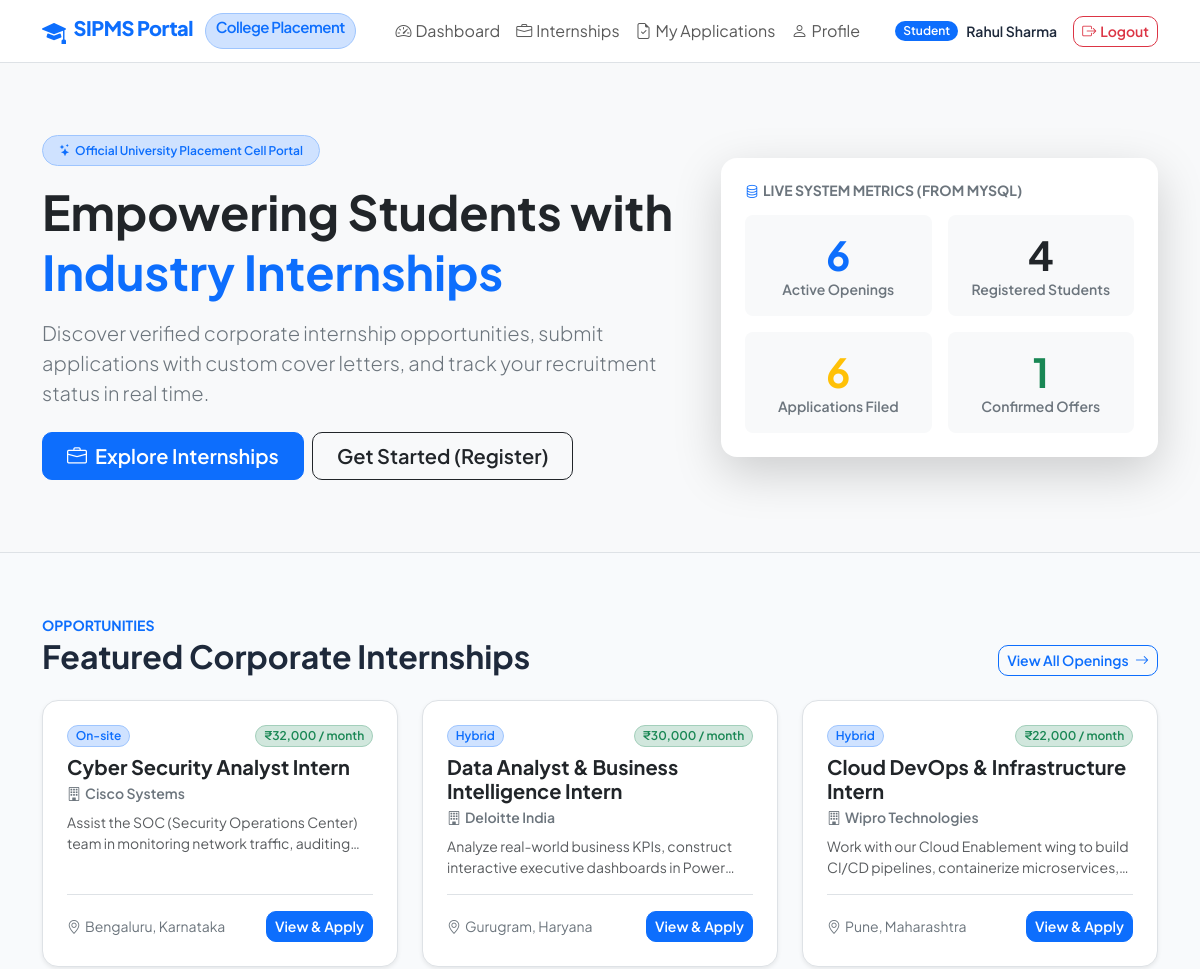
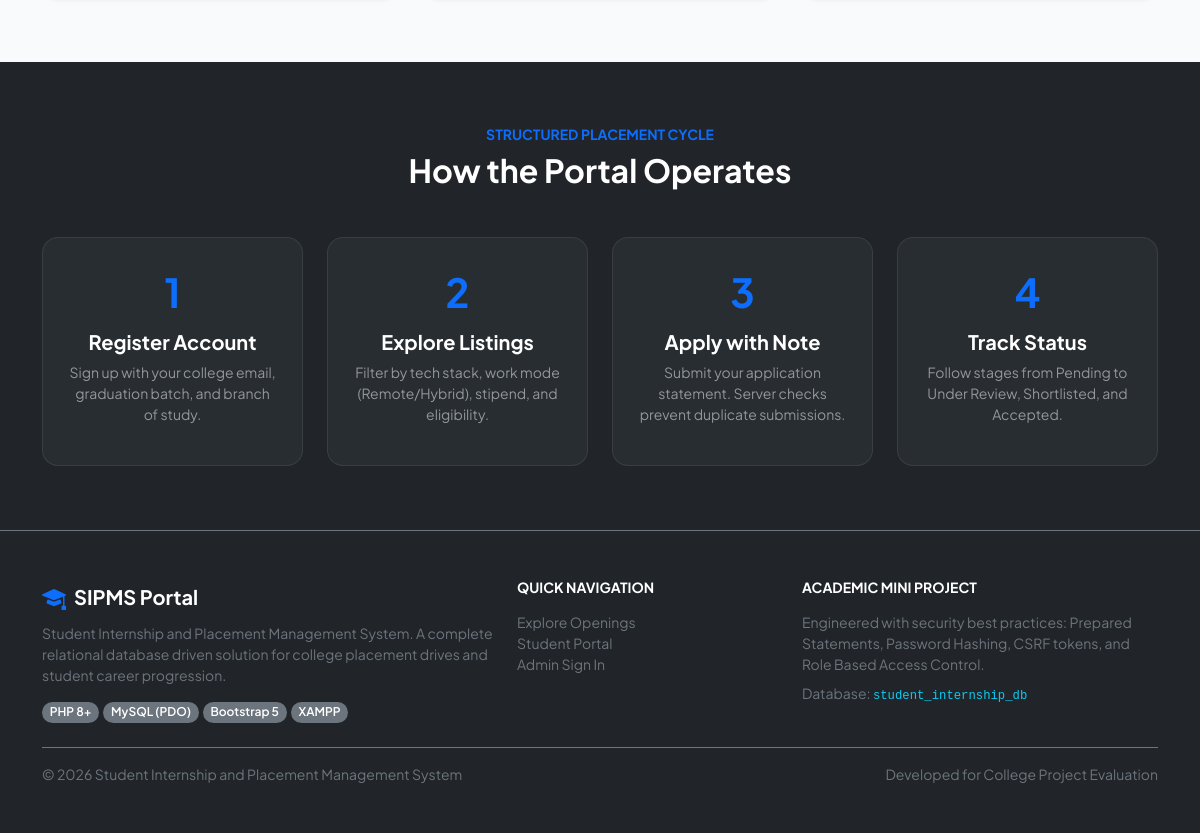
Screenshot of /student-internship-management/index.php (signed in) with the database file from the repository (2 pictures, top to bottom).
### tables this page shows
CREATE TABLE `internships` (
  `id` INT UNSIGNED NOT NULL AUTO_INCREMENT,
  `title` VARCHAR(200) NOT NULL,
  `company_name` VARCHAR(150) NOT NULL,
  `description` TEXT NOT NULL,
  `required_skills` VARCHAR(255) NOT NULL,
  `eligibility` VARCHAR(255) NOT NULL,
  `location` VARCHAR(150) NOT NULL,
  `work_mode` ENUM('Remote', 'Hybrid', 'On-site') NOT NULL DEFAULT 'On-site',
  `duration` VARCHAR(100) NOT NULL,
  `stipend` VARCHAR(100) NOT NULL,
  `available_positions` INT NOT NULL DEFAULT 1,
  `application_deadline` DATE NOT NULL,
  `status` ENUM('Active', 'Closed') NOT NULL DEFAULT 'Active',
  `created_by` INT UNSIGNED NOT NULL,
  `created_at` TIMESTAMP NOT NULL DEFAULT CURRENT_TIMESTAMP,
  `updated_at` TIMESTAMP NOT NULL DEFAULT CURRENT_TIMESTAMP ON UPDATE CURRENT_TIMESTAMP,
  PRIMARY KEY (`id`),
  KEY `idx_internships_status` (`status`),
  KEY `idx_internships_deadline` (`application_deadline`),
  KEY `idx_internships_created_by` (`created_by`),
  CONSTRAINT `fk_internships_created_by` 
    FOREIGN KEY (`created_by`) REFERENCES `users` (`id`) 
    ON DELETE RESTRICT ON UPDATE CASCADE
);

### student-internship-management/includes/functions.php (called while the page is built, shortened)
<?php
function e(?string $str): string
{
    return htmlspecialchars((string)$str, ENT_QUOTES, 'UTF-8');
}

### student-internship-management/index.php (the view, shortened to what this page needs)
<?php
require_once __DIR__ . '/includes/functions.php';
$pdo = Database::getConnection();
$stmtStudents = $pdo->query("SELECT COUNT(*) AS total FROM users WHERE role = 'student'");
$totalStudents = (int)($stmtStudents->fetch()['total'] ?? 0);
$stmtInternships = $pdo->query("SELECT COUNT(*) AS total FROM internships WHERE status = 'Active'");
$activeInternships = (int)($stmtInternships->fetch()['total'] ?? 0);
$stmtApplications = $pdo->query("SELECT COUNT(*) AS total FROM applications");
$totalApplications = (int)($stmtApplications->fetch()['total'] ?? 0);
$stmtAccepted = $pdo->query("SELECT COUNT(*) AS total FROM applications WHERE status = 'Accepted'");
$acceptedApplications = (int)($stmtAccepted->fetch()['total'] ?? 0);
$stmtRecent = $pdo->query("SELECT * FROM internships WHERE status = 'Active' ORDER BY id DESC LIMIT 3");
$recentInternships = $stmtRecent->fetchAll();
require_once __DIR__ . '/includes/header.php';
require_once __DIR__ . '/includes/navbar.php';
?>
<main>
    <section class="py-5 bg-light border-bottom">
        <div class="container py-4">
            <div class="row align-items-center g-5">
                <div class="col-lg-7">
                    <span class="badge bg-primary-subtle text-primary border border-primary-subtle px-3 py-2 mb-3">
                        <i class="bi bi-stars me-1"></i>Official University Placement Cell Portal
                    </span>
                    <h1 class="display-5 fw-bold text-dark lh-sm mb-3">
                        Empowering Students with <span class="text-primary">Industry Internships</span>
                    </h1>
                    <p class="lead text-secondary mb-4">
                        Discover verified corporate internship opportunities, submit applications with custom cover letters, and track your recruitment status in real time.
                    </p>
                    <div class="d-flex flex-wrap gap-2">
                        <a href="student/internships.php" class="btn btn-primary btn-lg px-4">
                            <i class="bi bi-briefcase me-2"></i>Explore Internships
                        </a>
                        <a href="register.php" class="btn btn-outline-dark btn-lg px-4">
                            Get Started (Register)
                        </a>
                    </div>
                </div>
                <div class="col-lg-5">
                    <div class="card shadow-lg p-4 bg-white border-0">
                        <h6 class="text-uppercase text-secondary fw-bold small mb-3">
                            <i class="bi bi-database me-1 text-primary"></i>Live System Metrics (from MySQL)
                        </h6>
                        <div class="row g-3 text-center">
                            <div class="col-6">
                                <div class="p-3 bg-light rounded-3">
                                    <div class="display-6 fw-bold text-primary"><?= $activeInternships ?></div>
                                    <div class="small text-secondary fw-semibold">Active Openings</div>
                                </div>
                            </div>
                            <div class="col-6">
                                <div class="p-3 bg-light rounded-3">
                                    <div class="display-6 fw-bold text-indigo"><?= $totalStudents ?></div>
                                    <div class="small text-secondary fw-semibold">Registered Students</div>
                                </div>
                            </div>
                            <div class="col-6">
                                <div class="p-3 bg-light rounded-3">
                                    <div class="display-6 fw-bold text-warning"><?= $totalApplications ?></div>
                                    <div class="small text-secondary fw-semibold">Applications Filed</div>
                                </div>
                            </div>
                            <div class="col-6">
                                <div class="p-3 bg-light rounded-3">
                                    <div class="display-6 fw-bold text-success"><?= $acceptedApplications ?></div>
                                    <div class="small text-secondary fw-semibold">Confirmed Offers</div>
                                </div>
                            </div>
                        </div>
                    </div>
                </div>
            </div>
        </div>
    </section>
    <section class="py-5">
        <div class="container py-3">
            <div class="d-flex justify-content-between align-items-end mb-4">
                <div>
                    <h6 class="text-primary text-uppercase fw-bold small mb-1">Opportunities</h6>
                    <h2 class="fw-bold mb-0">Featured Corporate Internships</h2>
                </div>
                <a href="student/internships.php" class="btn btn-outline-primary btn-sm">
                    View All Openings <i class="bi bi-arrow-right ms-1"></i>
                </a>
            </div>
            <div class="row g-4">
                <?php if (empty($recentInternships)): ?>
                    <div class="col-12 text-center py-5 text-secondary">
                        <i class="bi bi-inbox fs-1 d-block mb-2"></i>
                        No active internships listed yet.
                    </div>
                <?php else: ?>
                    <?php foreach ($recentInternships as $item): ?>
                        <div class="col-md-4">
                            <div class="card h-100 p-4 border shadow-sm d-flex flex-column justify-content-between">
                                <div>
                                    <div class="d-flex justify-content-between align-items-center mb-2">
                                        <span class="badge bg-primary-subtle text-primary border border-primary-subtle">
                                            <?= e($item['work_mode']) ?>
                                        </span>
                                        <span class="badge bg-success-subtle text-success border border-success-subtle">
                                            <?= e($item['stipend']) ?>
                                        </span>
                                    </div>
                                    <h5 class="fw-bold mb-1 text-dark"><?= e($item['title']) ?></h5>
                                    <p class="text-secondary small fw-semibold mb-2">
                                        <i class="bi bi-building me-1"></i><?= e($item['company_name']) ?>
                                    </p>
                                    <p class="small text-muted mb-3" style="display: -webkit-box; -webkit-line-clamp: 2; -webkit-box-orient: vertical; overflow: hidden;">
                                        <?= e($item['description']) ?>
                                    </p>
                                </div>
                                <div>
                                    <div class="border-top pt-3 d-flex justify-content-between align-items-center small text-secondary">
                                        <span><i class="bi bi-geo-alt me-1"></i><?= e($item['location']) ?></span>
                                        <a href="student/internship-details.php?id=<?= $item['id'] ?>" class="btn btn-sm btn-primary">
                                            View & Apply
                                        </a>
                                    </div>
                                </div>
                            </div>
                        </div>
                    <?php endforeach; ?>
                <?php endif; ?>
            </div>
        </div>
    </section>
    <section class="py-5 bg-dark text-white">
        <div class="container py-3">
            <div class="text-center max-w-2xl mx-auto mb-5">
                <h6 class="text-primary text-uppercase fw-bold small">Structured Placement Cycle</h6>
                <h2 class="fw-bold">How the Portal Operates</h2>
            </div>
            <div class="row g-4 text-center">
                <div class="col-md-3">
                    <div class="p-4 bg-secondary bg-opacity-10 rounded-4 border border-secondary border-opacity-25 h-100">
                        <div class="fs-1 fw-bold text-primary mb-2">1</div>
                        <h5 class="fw-bold">Register Account</h5>
                        <p class="small text-white-50">Sign up with your college email, graduation batch, and branch of study.</p>
                    </div>
                </div>
                <div class="col-md-3">
                    <div class="p-4 bg-secondary bg-opacity-10 rounded-4 border border-secondary border-opacity-25 h-100">
                        <div class="fs-1 fw-bold text-primary mb-2">2</div>
                        <h5 class="fw-bold">Explore Listings</h5>
                        <p class="small text-white-50">Filter by tech stack, work mode (Remote/Hybrid), stipend, and eligibility.</p>
                    </div>
                </div>
                <div class="col-md-3">
                    <div class="p-4 bg-secondary bg-opacity-10 rounded-4 border border-secondary border-opacity-25 h-100">
                        <div class="fs-1 fw-bold text-primary mb-2">3</div>
                        <h5 class="fw-bold">Apply with Note</h5>
                        <p class="small text-white-50">Submit your application statement. Server checks prevent duplicate submissions.</p>
                    </div>
                </div>
                <div class="col-md-3">
                    <div class="p-4 bg-secondary bg-opacity-10 rounded-4 border border-secondary border-opacity-25 h-100">
                        <div class="fs-1 fw-bold text-primary mb-2">4</div>
                        <h5 class="fw-bold">Track Status</h5>
                        <p class="small text-white-50">Follow stages from Pending to Under Review, Shortlisted, and Accepted.</p>
                    </div>
                </div>
            </div>
        </div>
    </section>
</main>
<?php
require_once __DIR__ . '/includes/footer.php';
?>

### student-internship-management/includes/header.php (style rules this page uses)
body { font-family: 'Plus Jakarta Sans', sans-serif; background-color: #f8fafc; color: #1e293b; min-height: 100vh; display: flex; flex-direction: column; }
main { flex: 1; }
.card { border: 1px solid rgba(226, 232, 240, 0.8); border-radius: 1rem; box-shadow: 0 1px 3px 0 rgba(0, 0, 0, 0.05); }
.btn { border-radius: 0.625rem; font-weight: 600; }
.badge { border-radius: 9999px; font-weight: 600; }

### rows the page displays
internships: work_mode "On-site", stipend "₹32,000 / month", title "Cyber Security Analyst Intern", company_name "Cisco Systems", description "Assist the SOC (Security Operations Center) team in monitoring network traffic,…", location "Bengaluru, Karnataka"
internships: work_mode "Hybrid", stipend "₹30,000 / month", title "Data Analyst & Business Intelligence Intern", company_name "Deloitte India", description "Analyze real-world business KPIs, construct interactive executive dashboards in…", location "Gurugram, Haryana"
internships: work_mode "Hybrid", stipend "₹22,000 / month", title "Cloud DevOps & Infrastructure Intern", company_name "Wipro Technologies", description "Work with our Cloud Enablement wing to build CI/CD pipelines, containerize…", location "Pune, Maharashtra"

### other values shown
$user['full_name'] "Rahul Sharma"
$activeInternships "6"
$totalStudents "4"
$totalApplications "6"
$acceptedApplications "1"
